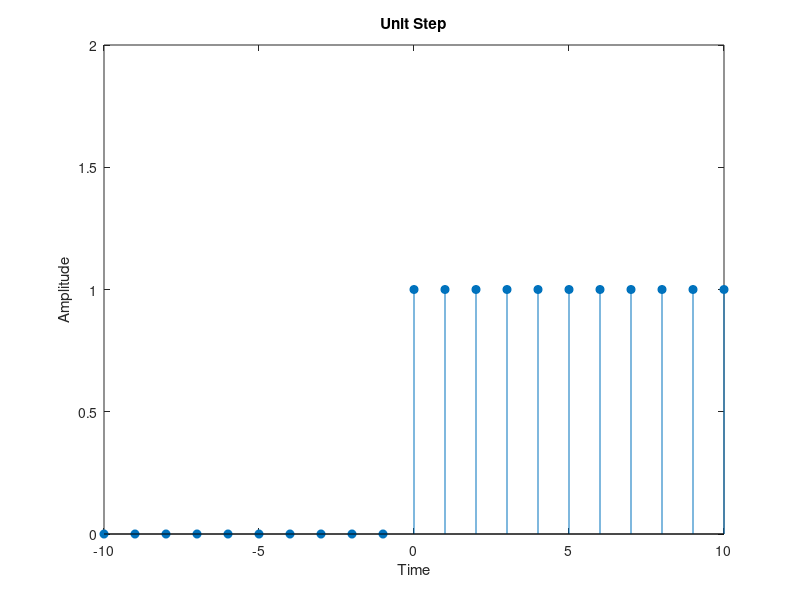

Write MATLAB code to recreate this figure.
n=-10:10;
x=[zeros(1,10) ones(1,11)];
stem(n,x,'filled');
xlabel('Time');
ylabel('Amplitude');
title('Unit Step');
axis([-10 10 0 2]);